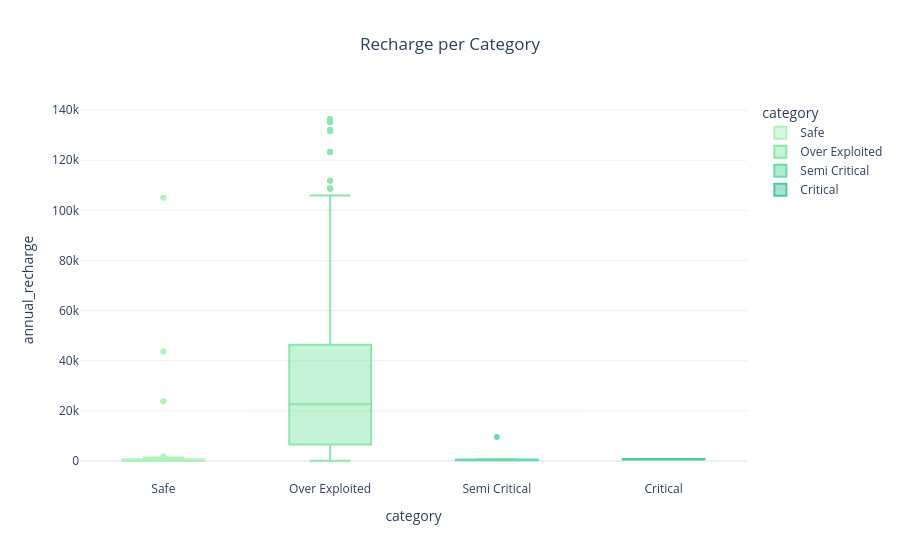

The cell this chart's notebook holds for it:
### Markdown cell above
### 6 Recharge Distribution by Category

Shows variation of recharge across different groundwater categories.

### Code cell
fig6 = px.box(
    df,
    x='category',
    y='annual_recharge',
    title='Recharge per Category',
    color='category',
    color_discrete_sequence=px.colors.sequential.Tealgrn
)

fig6.update_layout(
    template='plotly_white',
    title_x=0.5
)

fig6.show()

### Figure 1 — Plotly figure (JSON) as saved in the notebook; plotly's stock layout.template omitted (floating-point values rounded to 4 significant figures; data arrays with more than 128 entries replaced by an {"elided": "..."} marker saying what was removed)
{"data": [{"alignmentgroup": "True", "hovertemplate": "category=%{x}<br>annual_recharge=%{y}<extra></extra>", "legendgroup": "Safe", "marker": {"color": "rgb(176, 242, 188)"}, "name": "Safe", "notched": false, "offsetgroup": "Safe", "orientation": "v", "showlegend": true, "type": "box", "x": ["Safe", "Safe", "Safe", "Safe", "Safe", "Safe", "Safe", "Safe", "Safe", "Safe", "Safe", "Safe", "Safe", "Safe", "Safe", "Safe", "Safe", "Safe", "Safe", "Safe", "Safe", "Safe", "Safe", "Safe", "Safe", "Safe", "Safe", "Safe", "Safe", "Safe", "Safe", "Safe", "Safe", "Safe", "Safe", "Safe", "Safe", "Safe", "Safe", "Safe", "Safe", "Safe", "Safe", "Safe", "Safe", "Safe", "Safe", "Safe", "Safe", "Safe", "Safe", "Safe", "Safe", "Safe", "Safe", "Safe", "Safe", "Safe", "Safe", "Safe", "Safe", "Safe", "Safe", "Safe", "Safe", "Safe", "Safe", "Safe", "Safe", "Safe", "Safe", "Safe", "Safe", "Safe", "Safe", "Safe", "Safe", "Safe", "Safe", "Safe", "Safe", "Safe", "Safe", "Safe", "Safe", "Safe", "Safe", "Safe", "Safe", "Safe", "Safe", "Safe", "Safe", "Safe", "Safe", "Safe"], "x0": " ", "xaxis": "x", "y": [0.61, 27.0, 105000.0, 43720.0, 23860.0, 105000.0, 43720.0, 23860.0, 1085.0, 1085.0, 317.0, 18.0, 5.0, 32.0, 28.0, 36.0, 32.0, 31.0, 19.0, 26.0, 38.0, 11.0, 30.0, 19.0, 20.0, 6.0, 16.0, 5.0, 4.0, 4.0, 3.0, 5.0, 4.0, 7.0, 5.0, 4.0, 6.0, 10.0, 11.0, 4.0, 4.0, 6.0, 6.0, 5.0, 12.0, 8.0, 10.0, 10.0, 9.0, 4.0, 4.0, 4.0, 8.0, 11.0, 7.0, 7.0, 9.0, 8.0, 60.68, 5.7, 1159.0, 822.4, 640.8, 964.0, 1871.0, 119.9, 1019.0, 749.0, 163.3, 730.9, 1426.0, 1362.0, 306.0, 760.6, 1026.0, 782.7, 400.3, 160.9, 62.09, 369.3, 553.9, 191.4, 406.1, 338.1, 584.2, 282.4, 376.3, 1126.0, 547.1, 343.4, 514.2, 766.4, 956.5, 517.7, 5.7, 18.0], "y0": " ", "yaxis": "y"}, {"alignmentgroup": "True", "hovertemplate": "category=%{x}<br>annual_recharge=%{y}<extra></extra>", "legendgroup": "Over Exploited", "marker": {"color": "rgb(137, 232, 172)"}, "name": "Over Exploited", "notched": false, "offsetgroup": "Over Exploited", "orientation": "v", "showlegend": true, "type": "box", "x": {"elided": "652 str values"}, "x0": " ", "xaxis": "x", "y": {"elided": "652 float values"}, "y0": " ", "yaxis": "y"}, {"alignmentgroup": "True", "hovertemplate": "category=%{x}<br>annual_recharge=%{y}<extra></extra>", "legendgroup": "Semi Critical", "marker": {"color": "rgb(103, 219, 165)"}, "name": "Semi Critical", "notched": false, "offsetgroup": "Semi Critical", "orientation": "v", "showlegend": true, "type": "box", "x": ["Semi Critical", "Semi Critical", "Semi Critical", "Semi Critical", "Semi Critical", "Semi Critical", "Semi Critical", "Semi Critical"], "x0": " ", "xaxis": "x", "y": [9573.0, 506.8, 337.7, 658.3, 392.4, 337.6, 267.7, 570.6], "y0": " ", "yaxis": "y"}, {"alignmentgroup": "True", "hovertemplate": "category=%{x}<br>annual_recharge=%{y}<extra></extra>", "legendgroup": "Critical", "marker": {"color": "rgb(76, 200, 163)"}, "name": "Critical", "notched": false, "offsetgroup": "Critical", "orientation": "v", "showlegend": true, "type": "box", "x": ["Critical", "Critical"], "x0": " ", "xaxis": "x", "y": [578.4, 811.1], "y0": " ", "yaxis": "y"}], "layout": {"boxmode": "overlay", "legend": {"title": {"text": "category"}, "tracegroupgap": 0}, "title": {"text": "Recharge per Category", "x": 0.5}, "xaxis": {"anchor": "y", "categoryarray": ["Safe", "Over Exploited", "Semi Critical", "Critical"], "categoryorder": "array", "domain": [0, 1], "title": {"text": "category"}}, "yaxis": {"anchor": "x", "domain": [0, 1], "title": {"text": "annual_recharge"}}}}
